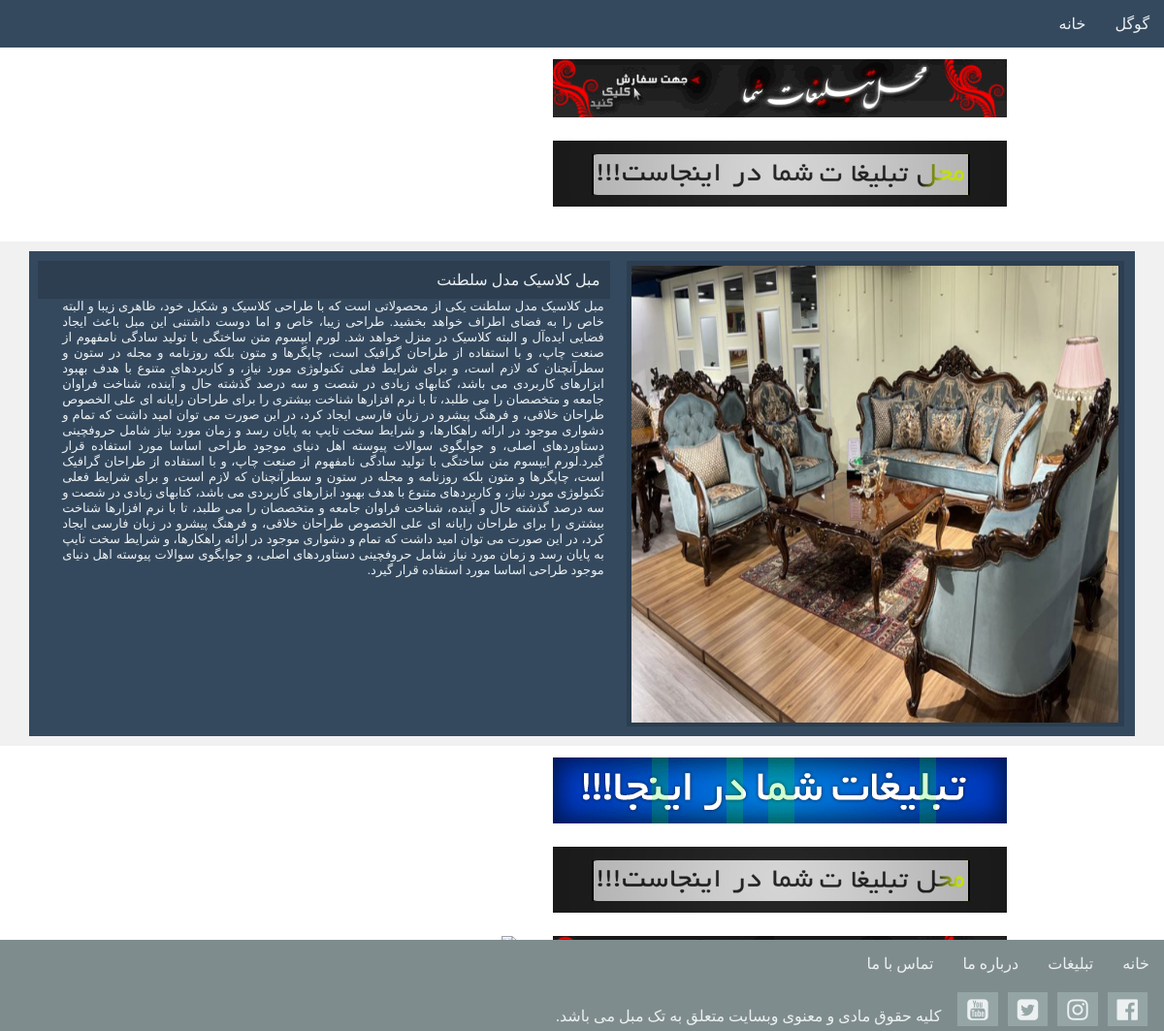
The app's page /readmore.php?postid=8 with its own data.
### tables this page shows
CREATE TABLE `menu` (
  `id` int(11) NOT NULL,
  `title` varchar(100) NOT NULL,
  `link` varchar(500) NOT NULL
);

CREATE TABLE `topads` (
  `id` int(11) NOT NULL,
  `src` varchar(100) NOT NULL,
  `link` varchar(300) NOT NULL
);

CREATE TABLE `post` (
  `id` int(11) NOT NULL,
  `title` varchar(100) NOT NULL,
  `src` varchar(200) NOT NULL,
  `content` text NOT NULL
);

### src/readmore.php (the view, shortened to what this page needs)
<?php include("header.php"); ?>
<?php include("config.php"); ?>
<?php
$postId = $_GET['postid'];
$postSql = "SELECT * FROM `post` WHERE `id`=$postId";
$postQuery = mysqli_query($conn, $postSql);
while ($postFetch = mysqli_fetch_assoc($postQuery)) {
?>
   <div class="rm-big-content">
      <div class="rm-big-content-thumb">
         <img src=<?php echo $postFetch['src'] ?>>
      </div>
      <div class="rm-big-content-txt">
         <a href="#"><?php echo $postFetch['title'] ?></a>
         <p><?php echo $postFetch['content'] ?></p>
      </div>
   </div>
   <?php include("footer.php"); ?>
<?php
}
?>
</div>
</body>
</html>

### src/header.php (shortened to what this page needs)
<!DOCTYPE html>
<html>
<head>
	<link rel="stylesheet" type="text/css" href="fontAwsome/css/font-awesome.css" />
	<link rel="stylesheet" type="text/css" href="fontAwsome/css/font-awesome.min.css" />
	<link rel="stylesheet" type="text/css" href="sliderengine/amazingslider-1.css">
	<link rel="stylesheet" href="style/style.css">
</head>
<body>
	<div class="allweb">
		<div class="menu">
			<ul>
				<?php
				include("config.php");
				$mnu = "SELECT * FROM `menu` ORDER BY `id` DESC";
				$mnuQuery = mysqli_query($conn, $mnu);
				while ($mnuFetch = mysqli_fetch_assoc($mnuQuery)) {
				?>
					<li><a href=<?php echo $mnuFetch['link'] ?>><?php echo $mnuFetch['title'] ?></a></li>
				<?php
				}
				?>
			</ul>
		</div>
		<div class="ads">
			<ul>
				<?php
				include("config.php");
				$topads = "SELECT * FROM `topads` ORDER BY `id` DESC";
				$topadsQuery = mysqli_query($conn, $topads);
				while ($topadsFetch = mysqli_fetch_assoc($topadsQuery)) {
				?>
					<li><a href="<?php echo $topadsFetch['link']?>"><img src="<?php echo $topadsFetch['src']?>"></a></li>
				<?php
				}
				?>
			</ul>
		</div>

### src/footer.php
<div class="ads">
  <ul>
      <li><a href="#"><img src="images/1 (1).gif"></a></li>
      <li><a href="#"><img src="images/1 (2).gif"></a></li>
      <li><a href="#"><img src="images/1 (3).gif"></a></li>
      <li><a href="#"><img src="images/1 (4).gif"></a></li>
  </ul>
  </div>
  <div class="footer">
      <div class="footermnu">
          <ul>
              <li><a href="#">خانه</a></li>
          <li><a href="#">تبلیغات</a></li>
          <li><a href="#">درباره ما</a></li>
          <li><a href="#">تماس با ما</a></li>
          </ul>
      </div>
          <div class="socialpage">
              <ul>
                  <li><a href="#"><i class="fa fa-facebook-official" aria-hidden="true"></i></a></li>
                   <li><a href="#"><i class="fa fa-instagram" aria-hidden="true"></i></a></li>
                    <li><a href="#"><i class="fa fa-twitter-square" aria-hidden="true"></i></a></li>
                     <li><a href="#"><i class="fa fa-youtube-square" aria-hidden="true"></i></a></li>
              </ul>
              <p>کلیه حقوق مادی و معنوی وبسایت متعلق به تک مبل می باشد.</p>
          </div>
  </div>

### src/style/style.css (style rules this page uses)
*,div,p,ul { padding:0px; margin:0px; }
body { font-family:"b yekan"; background: #f1f1f1; direction: rtl; }
a,li { text-decoration: none; transition: all 0.3s ease-in-out; color: #ecf0f1; padding: 0px; margin: 0; }
li { float: right; list-style: none; }
p { color: #ecf0f1; }
.allweb { width: 100%; height: auto; float: right; }
.menu { float: right; width: 100%; height: auto; background: #34495e; }
.menu ul li { margin: 5px; }
.menu ul li a { float: right; padding:10px; }
.ads { width: 100%; height: 200px; float: right; background: #fff; }
.ads ul { float: right; margin: 2px 12%; }
.ads ul li { margin: 10px 2%; }
.footer { float: right; width: 100%; height: auto; background: #7f8c8d; }
.footermnu { float: right; width: 100%; height: auto; }
.footermnu ul li { float: right; padding: 10px; margin: 5px; }
.socialpage { float: right; width: 100%; height: auto; }
.socialpage ul { margin: 0 1%; }
.socialpage ul li { margin: 5px; }
.socialpage ul li a { float: right; padding:5px 10px 2px; font-size: 25px; }
.socialpage ul li { background: #95a5a6; }
.footer p { float: right; margin: 20px 1% 0; }
.rm-big-content { float: right; width: 95%; min-height: 500px; height: auto; background: #34495e; margin: 10px 2.5%; }
.rm-big-content-thumb { float: right; width: 45%; height: 480px; background: #2c3e50; margin: 10px 1% 10px 0; }
.rm-big-content-thumb img { float: right; width: 98%; height: 98%; margin: 1%; }
.rm-big-content-txt { float: left; width: 50%; height: auto; margin: 10px 0px 10px 2.5%; }
.rm-big-content-txt a { float: right; width: 100%; padding: 10px; background: #2c3e50; }
.rm-big-content-txt p { float: right; width: 98%; height: auto; margin: 0 1%; text-align: justify; font-size: 13px; }

### records on screen
menu: title "گوگل"
menu: title "خانه"
topads: shows a picture
topads: shows a picture
post: src (picture), title "مبل کلاسیک مدل سلطنت", content "مبل کلاسیک مدل سلطنت یکی از محصولاتی است که با طراحی کلاسیک و شکیل خود، ظاهری زیبا و البته خاص را به فضای اطراف خواهد بخشید. طراحی زیبا، خاص و اما دوست داشتنی این مبل باعث ایجاد فضایی ایده‌آل و البته کلاسیک در منزل خواهد شد. لورم ایپسوم متن ساختگی با تولید سادگی نامفهوم از صنعت چاپ، و با استفاده از طراحان گرافیک است، چاپگرها و متون بلکه روزنامه و مجله در ستون و سطرآنچنان که لازم است، و برای شرایط فعلی تکنولوژی مورد نیاز، و کاربردهای متنوع با هدف بهبود ابزارهای کاربردی می باشد، کتابهای زیادی در شصت و سه درصد گذشته حال و آینده، شناخت فراوان جامعه و متخصصان را می طلبد، تا با نرم افزارها شناخت بیشتری را برای طراحان رایانه ای علی الخصوص طراحان خلاقی، و فرهنگ پیشرو در زبان فارسی ایجاد کرد، در این…"
